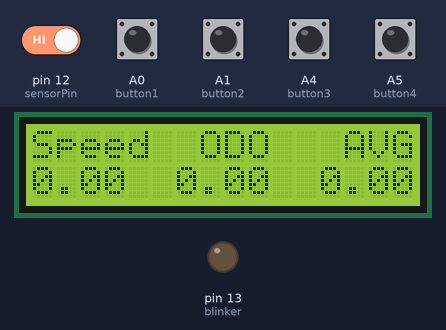
Recording of a sketch running on a simulated Arduino Nano, built with avr-gcc and run on an emulated ATmega328P. Parts: 16×2 character LCD, output pins drawn as LEDs (lit = HIGH). The test bench sets the inputs (shaded band); at power-on: A0 (button1), A1 (button2), A4 (button3), A5 (button4), pin 12 (sensorPin) HIGH.

Above: at 6.6 s.
6.7 s: A0 (button1) pulled LOW for 0.15 s
At 7.8 s:
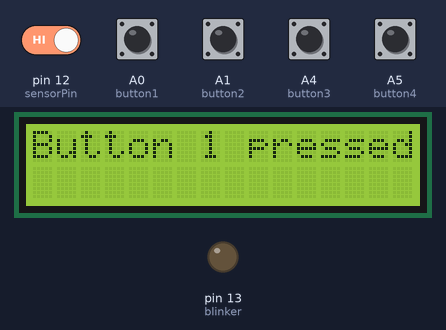
9.6 s: pin 12 (sensorPin) driven LOW
At 10.2 s:
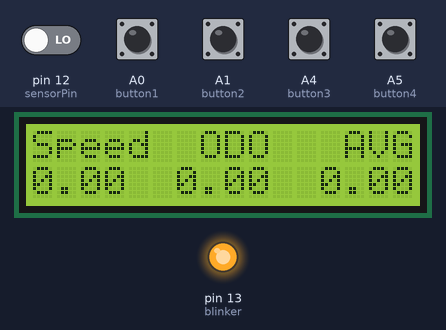
11.1 s: A1 (button2) pulled LOW for 0.15 s
At 11.5 s:
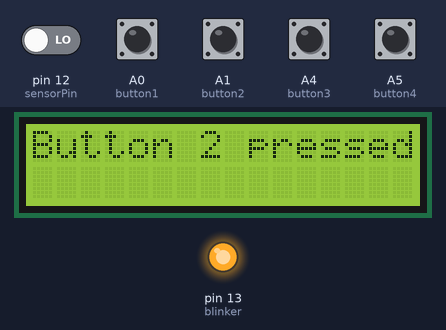
13.6 s: A4 (button3) pulled LOW for 0.15 s
At 14.0 s:
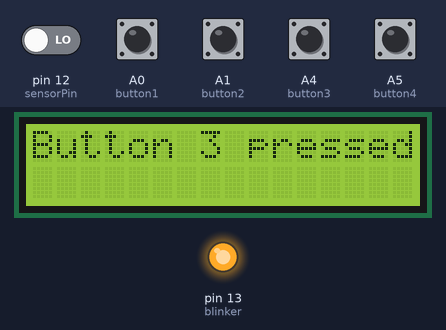
15.6 s: A5 (button4) pulled LOW for 0.15 s
At 16.0 s:
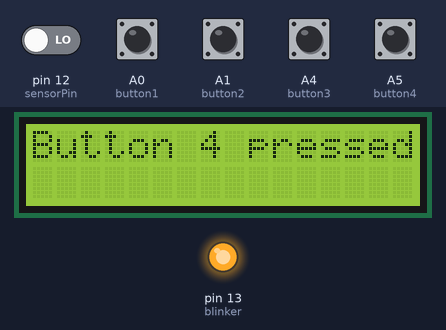
17.7 s: pin 12 (sensorPin) driven HIGH
At 18.1 s:
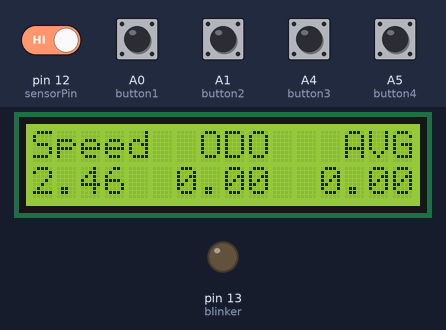
Timing chart, 0 to 20.7 s (numbered marks = the images above; inputs shaded):
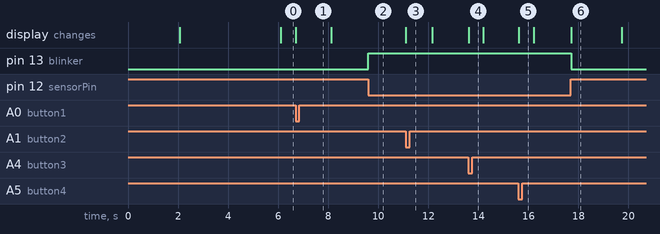

The sketch:

BikeComputer.ino
```cpp
// (licence header left out)
/**** INCLUDES ***********************************************************************************/

#include <LiquidCrystal.h>
#include "PinChangeInterrupt.h"

/**** END OF INCLUDES ****************************************************************************/

/**** MACROS *************************************************************************************/

/* LCD initialization
 *  Pay close attention to the signal pins of the LCD
 *  For my PCB layout it is (rs 10), (en 8), (d4 3), (d5 2), (d6 5), (d7 4)
 *  Also pay close attention NOT to use one of the LCD signal ports as
 *  the input port from the rotation detecter sensor
*/
#include <LiquidCrystal.h>
#define rs (10)
#define en (8)
#define d4 (3)
#define d5 (2)
#define d6 (5)
#define d7 (4)
LiquidCrystal lcd(rs,en,d4,d5,d6,d7);

/* Port definitions */
#define sensorPin (12)
#define blinker (13)
#define isMetricUnit (determineMetricUnit())

#define button1 A0
#define button2 A1
#define button3 A4
#define button4 A5

/**** END OF MACROS ******************************************************************************/

/**** TYPE DEFINITIONS ***************************************************************************/

/**** END OF TYPE DEFINITIONS ********************************************************************/

/**** VARIABLES **********************************************************************************/

float wheelCircumference = 2.04; /* defined in meters, overwritten if not metric unit system */

/* SpeedoMeter variables */
bool prevState = HIGH;
float currentSpeed;
int timer;
float longTimer;
float odo;
float currentCorrectedSpeed;
float longAvg;
int avgDivider = 2;
int outPrintRequest;

/**** END OF VARIABLES ***************************************************************************/

/**** LOCAL FUNCTION DECLARATIONS ****************************************************************/

boolean determineMetricUnit();
void setup();
void loop();
void printLCD();
void button1func();
void button2func();
void button3func();
void button4func();

/**** END OF LOCAL FUNCTION DECLARATIONS *********************************************************/

/**** LOCAL FUNCTION DEFINITIONS *****************************************************************/

boolean determineMetricUnit() /* TODO */
{
  return true;
}

void setup()
{
  lcd.begin(16,2);
  pinMode(sensorPin, INPUT);
  digitalWrite(sensorPin,LOW);
  pinMode(blinker, OUTPUT);
  digitalWrite(blinker,LOW);
  if (false == isMetricUnit)
  {
    wheelCircumference *= 0.3048;
  }
  lcd.clear();
  lcd.setCursor(4,0);
  lcd.print("Welcome !");
  delay(2000);
  lcd.clear();
  lcd.setCursor(0,0);
  lcd.print("Distance unit:");
  lcd.setCursor(0,1);
  if (isMetricUnit)
  {
    lcd.print("m, Km/h");
  }
  else
  {
    lcd.print("ft, mi/h ");
  }
  delay(2000);

  pinMode(button1, INPUT_PULLUP);
  attachPCINT(digitalPinToPCINT(button1), button1func, FALLING);
  pinMode(button2, INPUT_PULLUP);
  attachPCINT(digitalPinToPCINT(button2), button2func, FALLING);
  pinMode(button3, INPUT_PULLUP);
  attachPCINT(digitalPinToPCINT(button3), button3func, FALLING);
  pinMode(button4, INPUT_PULLUP);
  attachPCINT(digitalPinToPCINT(button4), button4func, FALLING);
}

void loop()
{
  if (digitalRead(sensorPin) == LOW && prevState == HIGH)
  { /* Magnet triggered sensor */
      prevState = LOW;
      digitalWrite(blinker, HIGH);
  }

  else if (digitalRead(sensorPin) == HIGH && prevState == LOW)
  { /* Magnet left the sensor */
    prevState = HIGH;
    digitalWrite(blinker, LOW);
    odo += wheelCircumference/1000;
    currentSpeed = (3600.0 * wheelCircumference) / timer;
    if (false == isMetricUnit)
    {
        currentSpeed /= 1.609344;
    }
    if (currentSpeed < 100.0)
    {
        currentCorrectedSpeed += currentSpeed;
        currentCorrectedSpeed /= 2;
    }
    printLCD();
    timer=0;
  }

  else
  { /* Sensor is waiting */
    if (timer > 2000)
    {
      currentSpeed = 0;
      currentCorrectedSpeed = 0;
      timer = 0;
      printLCD();
    }
  }
  if (longTimer >= 30.0)
  {
    longAvg += currentCorrectedSpeed;
    longAvg /= avgDivider;
    avgDivider++;
    longTimer = 0;
  }
  /* Counting time for speed calculations */
  delay(10);
  timer += 10;
  longTimer += 0.01;
}

/* Screen alignment
0123456789123456
Speed  ODO   AVG
--.-  --.-  --.-
*/
void printLCD()
{
  outPrintRequest++;
  if (currentCorrectedSpeed*0.1 <= outPrintRequest || currentCorrectedSpeed == 0)
  {
    outPrintRequest = 0;
    lcd.clear();
    lcd.setCursor(0,0);
    lcd.print("Speed  ODO   AVG");
    lcd.setCursor(0,1);
    lcd.print(currentCorrectedSpeed);
    lcd.setCursor(6,1);
    lcd.print(odo);
    lcd.setCursor(12,1);
    lcd.print(longAvg);
  }
}

void button1func()
{
  lcd.clear();
  lcd.setCursor(0,0);
  lcd.print("Button 1 pressed!");
  delay(100);
}

void button2func()
{
  lcd.clear();
  lcd.setCursor(0,0);
  lcd.print("Button 2 pressed!");
  delay(100);
}

void button3func()
{
  lcd.clear();
  lcd.setCursor(0,0);
  lcd.print("Button 3 pressed!");
  delay(100);
}

void button4func()
{
  lcd.clear();
  lcd.setCursor(0,0);
  lcd.print("Button 4 pressed!");
  delay(100);
}

/**** END OF LOCAL FUNCTION DEFINITIONS **********************************************************/

/**** GLOBAL FUNCTION DEFINITIONS ****************************************************************/

/**** END OF GLOBAL FUNCTION DEFINITIONS *********************************************************/

/* End of file BikeComputer.ino */
```

Measured:
- after the input at 6.7 s, the display: changes at once (image 1)
- after the input at 9.6 s, pin 13 (blinker): LOW → HIGH at once
- after the input at 11.1 s, the display: changes at once (image 3)
- after the input at 13.6 s, the display: changes at once (image 4)
- after the input at 15.6 s, the display: changes at once (image 5)
- after the input at 17.7 s, pin 13 (blinker): HIGH → LOW at once; the display: changes at once (image 6)
- what the display in image 6 shows lasts 2.0 s, from 17.7 s to 19.7 s
